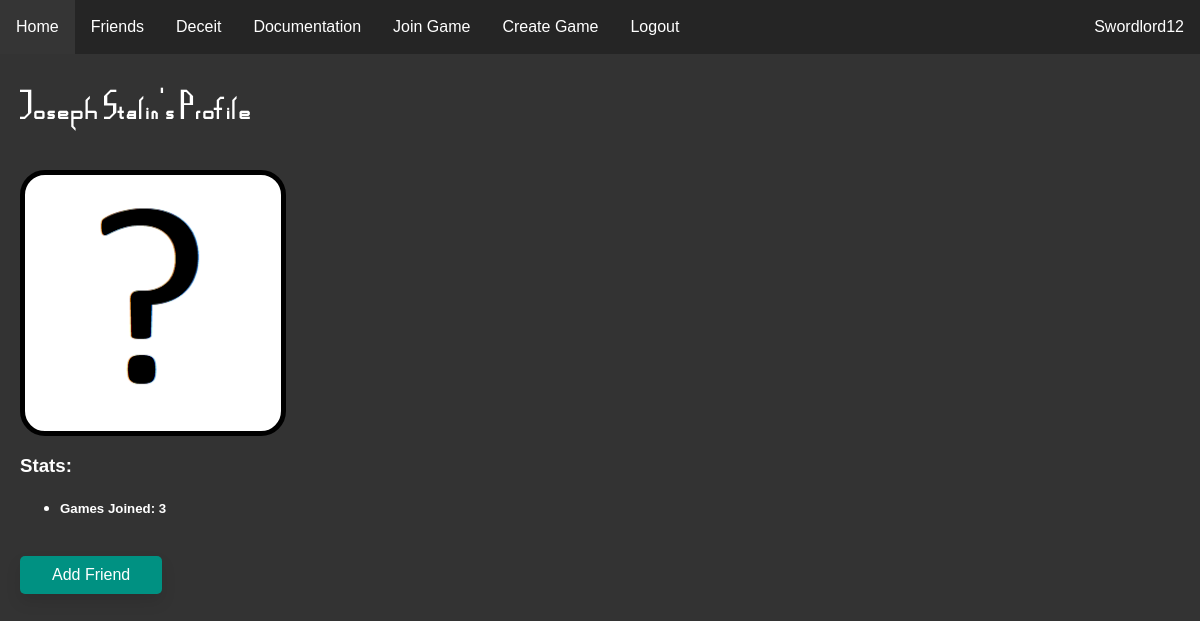
Before: /user/2 (signed in) with the older database file.
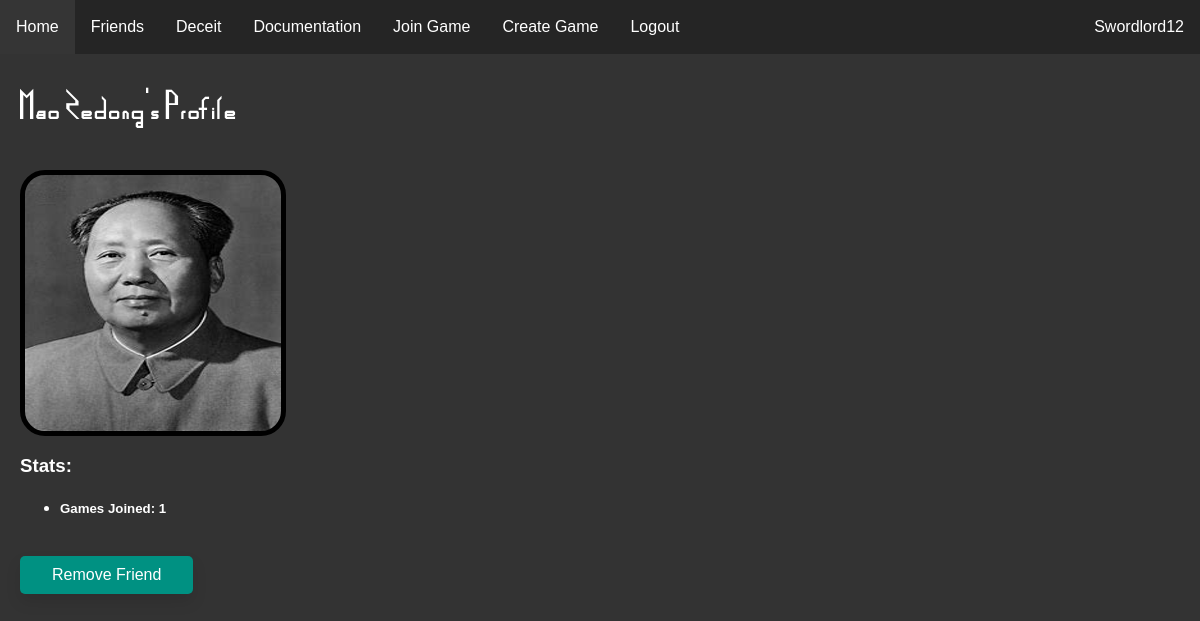
After: the same page with the newer database file.
### website/models.py (models this page shows)
class User(db.Model, UserMixin):
    id = db.Column(db.Integer, primary_key=True)
    email = db.Column(db.String(150), unique=True)
    password = db.Column(db.String(150))
    username = db.Column(db.String(150))
    pfp = db.Column(db.String(50))
    admin = db.Column(db.String(50))

### website/profiles.py (the view, shortened to what this page needs)
@profiles.route('<int:user_id>', methods=['GET', 'POST'])
@login_required
def profile(user_id):
    user = User.query.filter_by(id=user_id).first()
    counter=0
    is_friends = False
    is_friends1 = Friends.query.filter_by(user1=user_id, user2=current_user.id).first()
    is_friends2 = Friends.query.filter_by(user2=user_id, user1=current_user.id).first()
    if is_friends1 != None or is_friends2 != None:
        is_friends = True
    for games in db.session.query(GamesJoined).filter_by(user=user_id):
        counter += 1
    if user == current_user:
        is_current_user = True
    else:
        is_current_user = False
    return render_template('profile.html', is_current=is_current_user, user=current_user, player=user, games_joined=counter, is_friends=is_friends)

### website/templates/profile.html (shortened to what this page needs)
{% extends "base.html" %} {% block title %}{{player.username}}'s Profile{% endblock %}
{% block content %}
<head>
    <link rel="stylesheet" type="text/css" href="/static/css/profile.css" />
</head>
<br/>
<h1 id="heading">{{player.username}}'s Profile</h1>
<br/>
<div class="pfp" style="background-image: url({{player.pfp}});">
</div>
<h3>Stats:</h3>
<ul>
    <li><h5>Games Joined: {{ games_joined }}</h5></li>
</ul>
<br/>
{% if not is_current %}
    {% if not is_friends %}
        <form method="POST">
            <button class="button-main" id = "Add Friend" type="submit" value="Add Friend">Add Friend</button>
        </form>
    {% endif %}
    {% if is_friends %}
        <form method="POST">
            <button class="button-main" id = "Remove Friend" type="submit" value="Remove Friend">Remove Friend</button>
        </form>
    {% endif %}
{% endif %}
{% endblock %}

### website/templates/base.html (shortened to what this page needs)
<!DOCTYPE html>
<html lang="en">
<head>
    <link rel="stylesheet" type="text/css" href="/static/css/main.css" />
</head>
<body>
    <ul class="navbar">
      {% if user.is_authenticated %}
      <li><a class="nav-item nav-link" id="home" href="/">Home</a></li>
      <li><a class="nav-item nav-link" id="friends" href="/user/friends">Friends</a></li>
      <li><a class="nav-item nav-link" id="deceit" href="/deceit">Deceit</a></li>
      <li><a class="nav-item nav-link" id="docs" href="/docs/">Documentation</a></li>
      <li><a class="nav-item nav-link" id="join_game" href="/join-game">Join Game</a></li>
      <li><a class="nav-item nav-link" id="create_game" href="/create-game">Create Game</a></li>
      <li><a class="nav-item nav-link" id="logout" href="/logout">Logout</a></li>
      <li><a class="nav-user nav-link" id="user_link" href="{{url_for('profiles.profile', user_id=user.id)}}">{{ user.username }}</a></li>
      {% else %}
      <li><a class="nav-item nav-link" id="login" href="/login">Login</a></li>
      <li><a class="nav-item nav-link" id="signUp" href="/sign-up">Sign Up</a></li>
      {% endif %}
    </ul>
    <div id="main_div">
    <div class="container">
        {% block content %}
        {% endblock %}
    </div>
    </div>
</body>
</html>

### website/static/css/main.css (style rules this page uses)
#main_div { margin-top: 30px; padding: 20px; }
h1 { font-family: MapGame; letter-spacing: 2px; }
body { margin: 0px; background-color: #333333; color: white; }
.navbar { list-style-type: none; margin: 0; padding: 0; overflow: hidden; background-color: #252525; position: fixed; top: 0; width: 100%; }
.nav-item { float: left; }
.nav-user { float:right; }
.nav-link { display: block; color: white; text-align: center; padding: 18px 16px; text-decoration: none; }
.pfp { width: 64px; height: 64px; }
.button-main { background-color: rgb(0, 145, 130); border: none; color: white; padding: 10px 32px; text-align: center; text-decoration: none; display: inline-block; font-size: 16px; border-radius: 5px; transition-duration: 0.4s; box-shadow: 0px 8px 15px rgba(0, 0, 0, 0.1); cursor: pointer; }
html { font-family: Arial, Helvetica, sans-serif; }

### website/static/css/profile.css (style rules this page uses)
.pfp { width: 256px; height: 256px; border: 5px solid #000000; border-radius: 25px; }

Changed rows visible on the page:
changed User: username "Joseph Stalin" → "Mao Zedong"; pfp: picture added in place of a placeholder
Other visible differences:
{{ games_joined }}: "3" → "1"
text no longer shown: "Add Friend"
text now shown: "Remove Friend"
